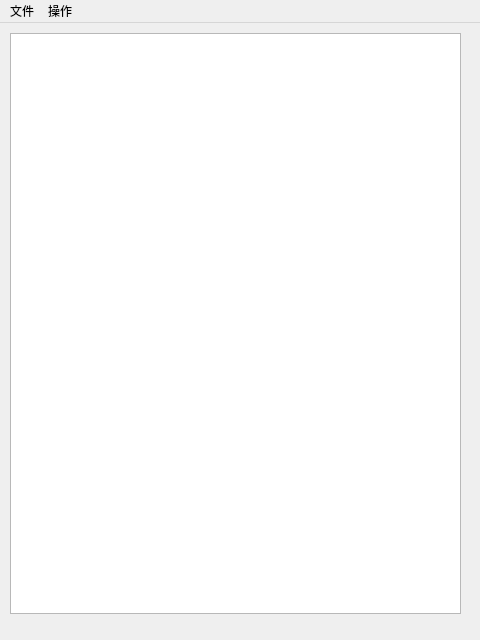
<?xml version="1.0" encoding="UTF-8"?>
<ui version="4.0">
 <class>MainWindow</class>
 <widget class="QMainWindow" name="MainWindow">
  <property name="geometry">
   <rect>
    <x>0</x>
    <y>0</y>
    <width>480</width>
    <height>640</height>
   </rect>
  </property>
  <property name="windowTitle">
   <string>Mini Airways Mod Manager</string>
  </property>
  <widget class="QWidget" name="centralwidget">
   <widget class="QTableWidget" name="tableWidget">
    <property name="geometry">
     <rect>
      <x>10</x>
      <y>10</y>
      <width>451</width>
      <height>581</height>
     </rect>
    </property>
   </widget>
  </widget>
  <widget class="QMenuBar" name="menuBar">
   <property name="geometry">
    <rect>
     <x>0</x>
     <y>0</y>
     <width>480</width>
     <height>22</height>
    </rect>
   </property>
   <widget class="QMenu" name="menu">
    <property name="title">
     <string>文件</string>
    </property>
    <addaction name="action_add"/>
    <addaction name="separator"/>
    <addaction name="action_modfolder"/>
    <addaction name="action_launchgame"/>
    <addaction name="separator"/>
    <addaction name="action_quit"/>
   </widget>
   <widget class="QMenu" name="menu_2">
    <property name="title">
     <string>操作</string>
    </property>
    <addaction name="action_refresh"/>
   </widget>
   <addaction name="menu"/>
   <addaction name="menu_2"/>
  </widget>
  <action name="action_add">
   <property name="text">
    <string>添加</string>
   </property>
  </action>
  <action name="action_quit">
   <property name="text">
    <string>退出</string>
   </property>
  </action>
  <action name="action_refresh">
   <property name="text">
    <string>刷新</string>
   </property>
  </action>
  <action name="action_modfolder">
   <property name="text">
    <string>打开mod文件夹</string>
   </property>
  </action>
  <action name="action_launchgame">
   <property name="text">
    <string>启动游戏</string>
   </property>
  </action>
 </widget>
 <resources/>
 <connections/>
</ui>
